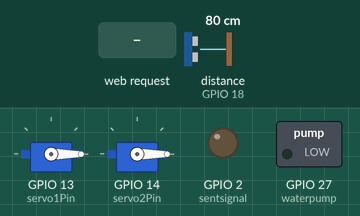
Recording of a sketch running on a simulated ESP32. On the bench: 2 × servo, switched loads named in the sketch (green lamp = pin HIGH), output pins drawn as LEDs (lit = HIGH). Wiring (inferred from the names in the program): ultrasonic range finder: trigger GPIO 5; echo GPIO 18. The inputs (shaded band) are chosen by the test bench; at power-on: distance to the obstacle (sensor on GPIO 18) 80 cm. The echo pulse lasts 58.3 µs per cm; WiFi joins after 1.5 s; servers stay silent unless stated; pins used as bus, display or sensor lines are not drawn; what the sketch prints to the serial monitor is not drawn.

Above: at 2.7 s.
2.8 s: HTTP request GET /button/on received
At 3.8 s:
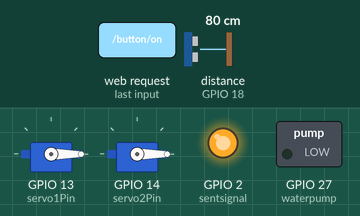
5.0 s: distance to the obstacle (sensor on GPIO 18) set to 18 cm
6.5 s: distance to the obstacle (sensor on GPIO 18) set to 13 cm
9.0 s: distance to the obstacle (sensor on GPIO 18) set to 35 cm
At 10.2 s:
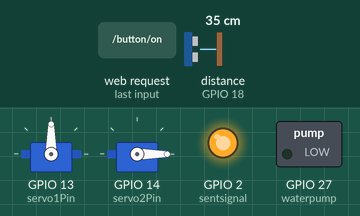
At 20.0 s:
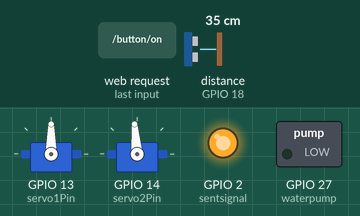
Timing chart, 0 to 22.0 s (numbered marks = the images above; inputs shaded):
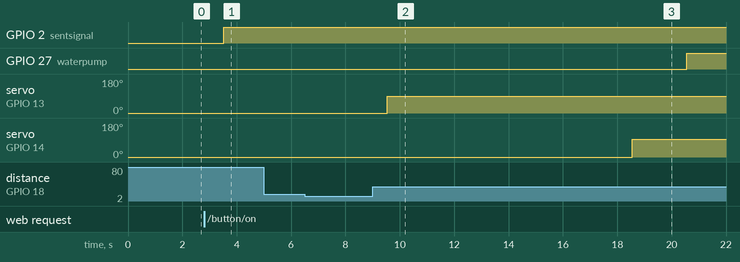

Measured:
- after the input at 2.8 s, GPIO 2 (sentsignal): LOW → HIGH after 0.72 s
- after the input at 5.0 s, every drawn part: stays the same
- after the input at 6.5 s, every drawn part: stays the same
- after the input at 9.0 s, GPIO 27 (waterpump): LOW → HIGH after 11.6 s; servo on GPIO 13 (servo1Pin): 0° → 90° after 0.54 s; servo on GPIO 14 (servo2Pin): 0° → 95° after 9.6 s

The sketch:

espnowwroom.ino
```cpp
#include <esp_now.h>
#include <WiFi.h>
#include <ESP32Servo.h>
// #include <Adafruit_PWMServoDriver.h>

//define sound speed in cm/uS
#define SOUND_SPEED 0.034
#define CM_TO_INCH 0.393701
#define waterpump 27

// Replace with your network credentials
const char* ssid = "Hello";
const char* password = "Hieuthao";

// Define sensor
const int trigPin = 5;
const int echoPin = 18;

WiFiServer server(80);
Servo servo1;
Servo servo2;

int checkCam;
int checkSensor;

int servo1Pin = 13;
int servo2Pin = 14;

// Sensor
long duration;
float distanceCm;
float distanceInch;

String header;

// Auxiliar variables to store the current output state
String Button = "off";

// Assign output variables to GPIO pins
const int sentsignal = 2;

// Current time
unsigned long currentTime = millis();
// Previous time
unsigned long previousTime = 0;
// Define timeout time in milliseconds (example: 2000ms = 2s)
const long timeoutTime = 2000;

// REPLACE WITH YOUR ESP RECEIVER'S MAC ADDRESS
uint8_t broadcastAddress1[] = {0xec, 0x64, 0xc9, 0xac, 0xe0, 0x4c};
// uint8_t broadcastAddress2[] = {0xFF, , , , , };
// uint8_t broadcastAddress3[] = {0xFF, , , , , };

typedef struct test_struct {
  int captureValue;
} test_struct;

esp_now_peer_info_t peerInfo;

void OnDataSent(const uint8_t *mac_addr, esp_now_send_status_t status) {
  char macStr[18];
  Serial.print("Packet to: ");
  // Copies the sender mac address to a string
  snprintf(macStr, sizeof(macStr), "%02x:%02x:%02x:%02x:%02x:%02x",
           mac_addr[0], mac_addr[1], mac_addr[2], mac_addr[3], mac_addr[4], mac_addr[5]);
  Serial.print(macStr);
  Serial.print(" send status:\t");
  Serial.println(status == ESP_NOW_SEND_SUCCESS ? "Delivery Success" : "Delivery Fail");
}

void sendsignal() {

  test_struct test;
  test.captureValue = 10;

  esp_err_t result1 = esp_now_send(
    broadcastAddress1,
    (uint8_t *) &test,
    sizeof(test_struct));

  if (result1 == ESP_OK) {
    Serial.println("Sent with success");
  }
  else {
    Serial.println("Error sending the data");
  }
}

void espnowConnect() {
  int retryCount = 0;
  const int maxRetries = 5; // Số lần thử lại tối đa

  // Thử khởi tạo ESP-NOW nhiều lần
  while (esp_now_init() != ESP_OK) {
    retryCount++;
    Serial.println("Error initializing ESP-NOW, retrying...");
    delay(1000); // Chờ một chút trước khi thử lại

    if (retryCount >= maxRetries) {
      Serial.println("Failed to initialize ESP-NOW after multiple attempts.");
      return; // Thoát nếu vượt quá số lần thử lại
    }
  }

  Serial.println("ESP-NOW initialized successfully");
  esp_now_register_send_cb(OnDataSent);

  // register peer
  peerInfo.channel = 0;
  peerInfo.encrypt = false;
  memcpy(peerInfo.peer_addr, broadcastAddress1, 6);

  retryCount = 0; // Đặt lại bộ đếm thử lại

  // Thử thêm peer nhiều lần
  while (esp_now_add_peer(&peerInfo) != ESP_OK) {
    retryCount++;
    Serial.println("Failed to add peer, retrying...");
    delay(1000);

    if (retryCount >= maxRetries) {
      Serial.println("Failed to add peer after multiple attempts.");
      return; // Thoát nếu không thêm được peer
    }
  }

  Serial.println("Peer added successfully");
}

void wifiConnect() {
  //Connect to Wi-Fi network with SSID and password
  Serial.print("Connecting to ");
  Serial.println(ssid);
  WiFi.begin(ssid, password);
  while (WiFi.status() != WL_CONNECTED) {
    delay(500);
    Serial.print(".");
  }

  // uint8_t channel = WiFi.channel(); // Lấy kênh Wi-Fi
  // esp_wifi_set_channel(channel, WIFI_SECOND_CHAN_NONE); // Đồng bộ kênh với ESP-NOW

  // Print local IP address and start web server
  Serial.println("");
  Serial.println("WiFi connected.");
  Serial.println("IP address: ");
  Serial.println(WiFi.localIP());
  server.begin();
}
/*
void receivesignal() {
  WiFiClient client = server.available();   // Listen for incoming clients

  if (client) {                             // If a new client connects,
    currentTime = millis();
    previousTime = currentTime;
    Serial.println("New Client.");          // print a message out in the serial port
    String currentLine = "";                // make a String to hold incoming data from the client
    while (client.connected() && currentTime - previousTime <= timeoutTime) {  // loop while the client's connected
      currentTime = millis();
      if (client.available()) {             // if there's bytes to read from the client,
        char c = client.read();             // read a byte, then
        Serial.write(c);                    // print it out the serial monitor
        header += c;
        if (c == '\n') {                    // if the byte is a newline character
          // if the current line is blank, you got two newline characters in a row.
          // that's the end of the client HTTP request, so send a response:
          if (currentLine.length() == 0) {
            // HTTP headers always start with a response code (e.g. HTTP/1.1 200 OK)
            // and a content-type so the client knows what's coming, then a blank line:
            client.println("HTTP/1.1 200 OK");
            client.println("Content-type:text/html");
            client.println("Connection: close");
            client.println();

            // turns the GPIOs on and off
            if (header.indexOf("GET /button/on") >= 0) {
              Serial.println("Capture Mode ON");
              Button = "on";
              checkCam = 1;
              digitalWrite(sentsignal, HIGH);
            } else if (header.indexOf("GET /button/off") >= 0) {
              Serial.println("Capture Mode OFF");
              Button = "off";
              checkCam = 0;
              digitalWrite(sentsignal, LOW);
            }

            // Display the HTML web page
            client.println("<!DOCTYPE html><html>");
            client.println("<head><meta name=\"viewport\" content=\"width=device-width, initial-scale=1\">");
            client.println("<link rel=\"icon\" href=\"data:,\">");
            // CSS to style the on/off buttons
            // Feel free to change the background-color and font-size attributes to fit your preferences
            client.println("<style>html { font-family: Helvetica; display: inline-block; margin: 0px auto; text-align: center;}");
            client.println(".button { background-color: #4CAF50; border: none; color: white; padding: 16px 40px;");
            client.println("text-decoration: none; font-size: 30px; margin: 2px; cursor: pointer;}");
            client.println(".button2 {background-color: #555555;}</style></head>");

            // Web Page Heading
            client.println("<body><h1>ECOFLUSH TOILET</h1>");

            // Display current state, and ON/OFF buttons for GPIO 26
            client.println("<p>Capture - Mode " + Button + "</p>");
            // If the output26State is off, it displays the ON button
            if (Button=="off") {
              client.println("<p><a href=\"/button/on\"><button class=\"button\">ON</button></a></p>");
            } else {
              client.println("<p><a href=\"/button/off\"><button class=\"button button2\">OFF</button></a></p>");
            }

            // The HTTP response ends with another blank line
            client.println();
            // Break out of the while loop
            break;
          } else { // if you got a newline, then clear currentLine
            currentLine = "";
          }
        } else if (c != '\r') {  // if you got anything else but a carriage return character,
          currentLine += c;      // add it to the end of the currentLine
        }
      }
    }
    // Clear the header variable
    header = "";
    // Close the connection
    client.stop();
    Serial.println("Client disconnected.");
    Serial.println("");
  }
}*/
void receivesignal() {
  WiFiClient client = server.available();   // Listen for incoming clients

  if (client) {                             // If a new client connects,
    currentTime = millis();
    previousTime = currentTime;
    Serial.println("New Client.");          // print a message out in the serial port
    String currentLine = "";                // make a String to hold incoming data from the client
    while (client.connected() && currentTime - previousTime <= timeoutTime) {  // loop while the client's connected
      currentTime = millis();
      if (client.available()) {             // if there's bytes to read from the client,
        char c = client.read();             // read a byte, then
        Serial.write(c);                    // print it out the serial monitor
        header += c;
        if (c == '\n') {                    // if the byte is a newline character
          // if the current line is blank, you got two newline characters in a row.
          // that's the end of the client HTTP request, so send a response:
          if (currentLine.length() == 0) {
            // HTTP headers always start with a response code (e.g. HTTP/1.1 200 OK)
            // and a content-type so the client knows what's coming, then a blank line:
            client.println("HTTP/1.1 200 OK");
            client.println("Content-type:text/html");

            // Add CORS headers
            client.println("Access-Control-Allow-Origin: *");
            client.println("Access-Control-Allow-Methods: GET, POST");
            client.println("Access-Control-Allow-Headers: Content-Type");

            client.println("Connection: close");
            client.println();

            // turns the GPIOs on and off
            if (header.indexOf("GET /button/on") >= 0) {
              Serial.println("Capture Mode ON");
              Button = "on";
              checkCam = 1;
              digitalWrite(sentsignal, HIGH);
            } else if (header.indexOf("GET /button/off") >= 0) {
              Serial.println("Capture Mode OFF");
              Button = "off";
              checkCam = 0;
              digitalWrite(sentsignal, LOW);
            }

            // Display the HTML web page
            client.println("<!DOCTYPE html><html>");
            client.println("<head><meta name=\"viewport\" content=\"width=device-width, initial-scale=1\">");
            client.println("<link rel=\"icon\" href=\"data:,\">");
            // CSS to style the on/off buttons
            client.println("<style>html { font-family: Helvetica; display: inline-block; margin: 0px auto; text-align: center;}");
            client.println(".button { background-color: #4CAF50; border: none; color: white; padding: 16px 40px;");
            client.println("text-decoration: none; font-size: 30px; margin: 2px; cursor: pointer;}");
            client.println(".button2 {background-color: #555555;}</style></head>");

            // Web Page Heading
            client.println("<body><h1>ECOFLUSH TOILET</h1>");

            // Display current state, and ON/OFF buttons for GPIO 26
            client.println("<p>Capture - Mode " + Button + "</p>");
            if (Button=="off") {
              client.println("<p><a href=\"/button/on\"><button class=\"button\">ON</button></a></p>");
            } else {
              client.println("<p><a href=\"/button/off\"><button class=\"button button2\">OFF</button></a></p>");
            }

            client.println();
            break;
          } else {
            currentLine = "";
          }
        } else if (c != '\r') {
          currentLine += c;
        }
      }
    }
    header = "";
    client.stop();
    Serial.println("Client disconnected.");
  }
}

void closelid() {
  servo1.write(90);
  delay(2000);
}

void openlid() {
  servo1.write(0);
  delay(2000);
}

void closelid_little() {
  servo2.write(0);
  delay(2000);
}

void openlid_little() {
  servo2.write(95);
  delay(2000);
}

void clear() {
  digitalWrite(waterpump, HIGH);
  delay(5000);
  digitalWrite(waterpump, LOW);
  delay(200);
}

void water_plus() {
  digitalWrite(waterpump, HIGH);
  delay(1000);
  digitalWrite(waterpump, LOW);
  delay(200);
}

void Capture() {
  if (checkCam == 1) {
    Serial.println("Chụp ảnh");
    WiFi.disconnect();
    // espnowConnect();
    sendsignal();
    // checkCam = 0;
    wifiConnect();
  }
}

bool checkSafety() {
  // Đo khoảng cách
  digitalWrite(trigPin, LOW);
  delayMicroseconds(2);
  digitalWrite(trigPin, HIGH);
  delayMicroseconds(10);
  digitalWrite(trigPin, LOW);

  duration = pulseIn(echoPin, HIGH);
  if (duration > 0) {
    distanceCm = duration * SOUND_SPEED / 2;

    if (distanceCm < 4) {  // Phát hiện kẹt tay (khoảng cách < 5cm)
      Serial.println("Phát hiện vật cản! Dừng vệ sinh.");
      openlid();  // Mở nắp bồn cầu để đảm bảo an toàn
      return true;  // Báo hiệu dừng hoạt động
    }
  }
  return false;  // Không phát hiện vấn đề
}

void Autoclean() {
  closelid();
  Serial.println("Đóng nắp bồn cầu");

  for (int i = 0; i < 5; i++) {  // Kiểm tra liên tục trong 5 giây
    if (checkSafety()) return;  // Nếu phát hiện vật cản, dừng ngay lập tức
    delay(100);  // Kiểm tra mỗi giây
  }

  if (checkCam == 1) {
    Capture();  // Chụp ảnh nếu cần
    delay(5000);
  }

  openlid_little();
  Serial.println("Xả chất thải");
  clear();
  Serial.println("Bơm nước");

  for (int i = 0; i < 5; i++) {  // Kiểm tra liên tục trong 5 giây
    if (checkSafety()) return;  // Nếu phát hiện vật cản, dừng ngay lập tức
    delay(1000);
  }

  closelid_little();
  water_plus();
  Serial.println("Xả nước");

  openlid();
  Serial.println("Mở nắp bồn cầu");
  checkSensor = 0;
}

void setup() {

  Serial.begin(115200);

  servo1.write(0);
  servo1.attach(servo1Pin);

  servo2.write(0);
  servo2.attach(servo2Pin);

  pinMode(trigPin, OUTPUT); // Sets the trigPin as an Output
  pinMode(echoPin, INPUT); // Sets the echoPin as an Input
  pinMode(waterpump, OUTPUT);

  checkCam = 0;

  pinMode(sentsignal, OUTPUT);
  // Set outputs to LOW
  digitalWrite(sentsignal, LOW);
  digitalWrite(waterpump, LOW);

  WiFi.mode(WIFI_AP_STA);

  wifiConnect();
  espnowConnect();
}

void loop() {
  receivesignal();

  digitalWrite(trigPin, LOW);
  delayMicroseconds(2);

  // Sets the trigPin on HIGH state for 10 micro seconds
  digitalWrite(trigPin, HIGH);
  delayMicroseconds(10);
  digitalWrite(trigPin, LOW);

  // Reads the echoPin, returns the sound wave travel time in microseconds
  duration = pulseIn(echoPin, HIGH);

  if (duration > 0) {  // Kiểm tra nếu có tín hiệu
    distanceCm = duration * SOUND_SPEED / 2;
    Serial.print("Distance (cm): ");
    Serial.println(distanceCm);

    if (distanceCm < 15) {
      checkSensor = 1;  // Người dùng có mặt
      Serial.println("User detected!");
    }

    if (distanceCm > 15 && checkSensor == 1) {
      Autoclean();  // Dọn vệ sinh khi người dùng rời đi
    }
  } else {
    Serial.println("No signal from sensor");
  }

  delay(1000);
}
```
